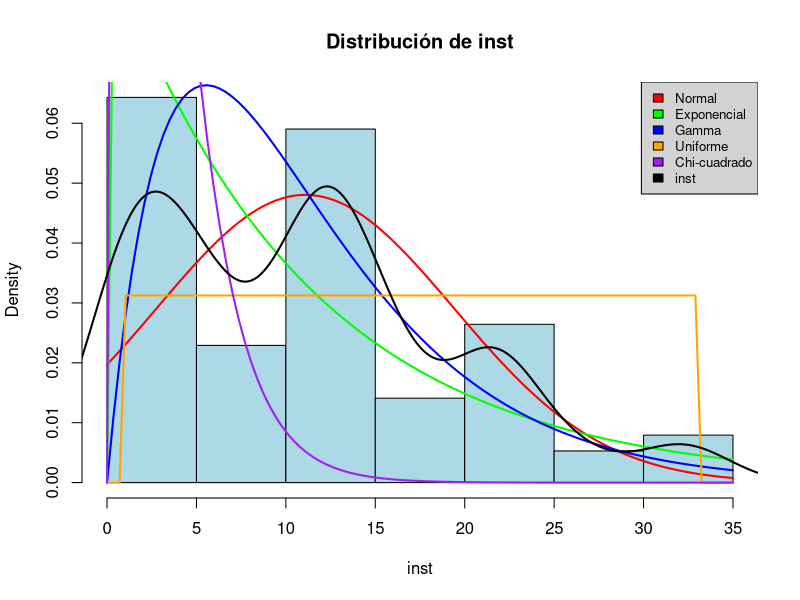
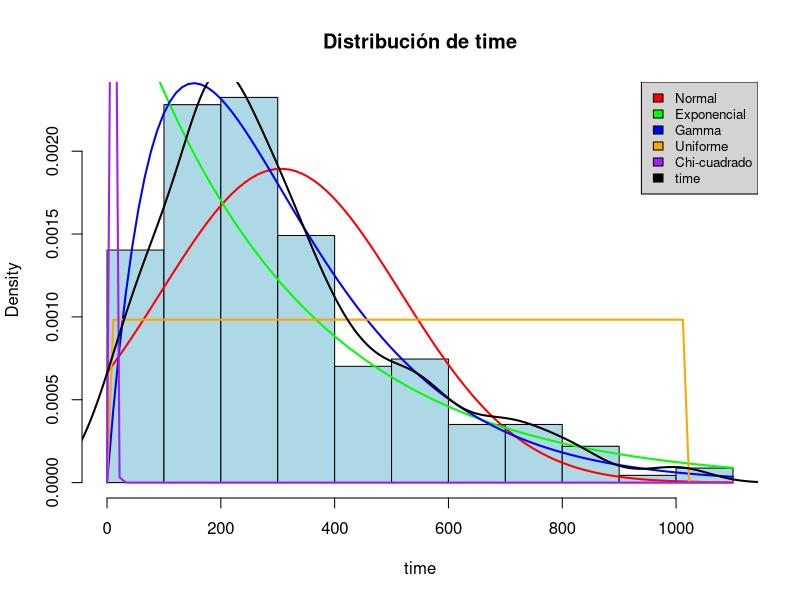
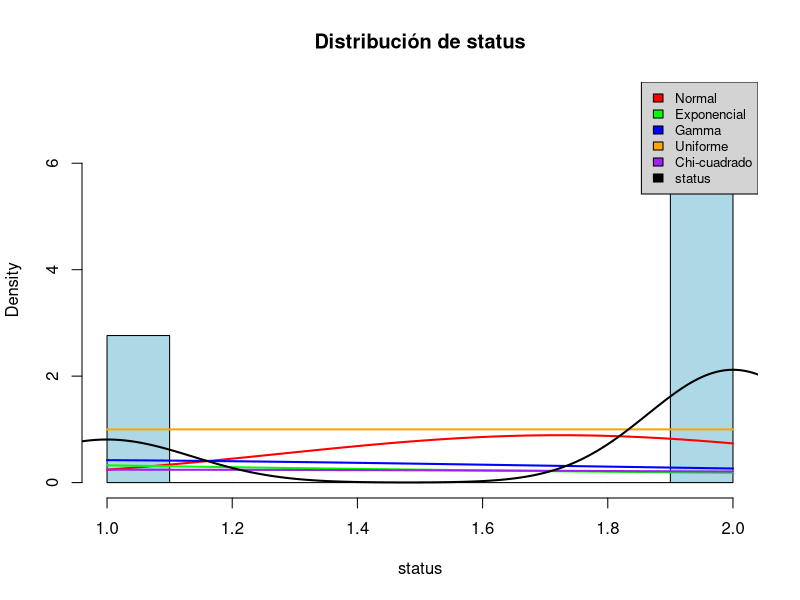
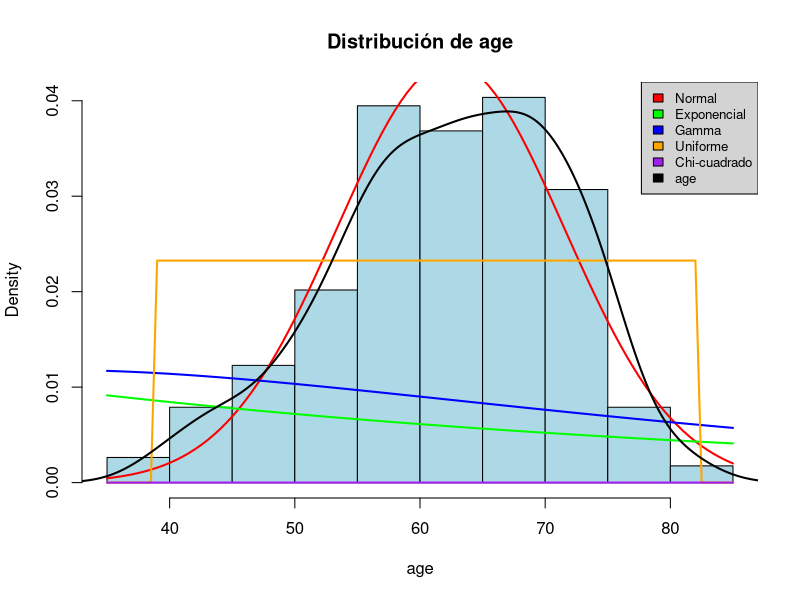
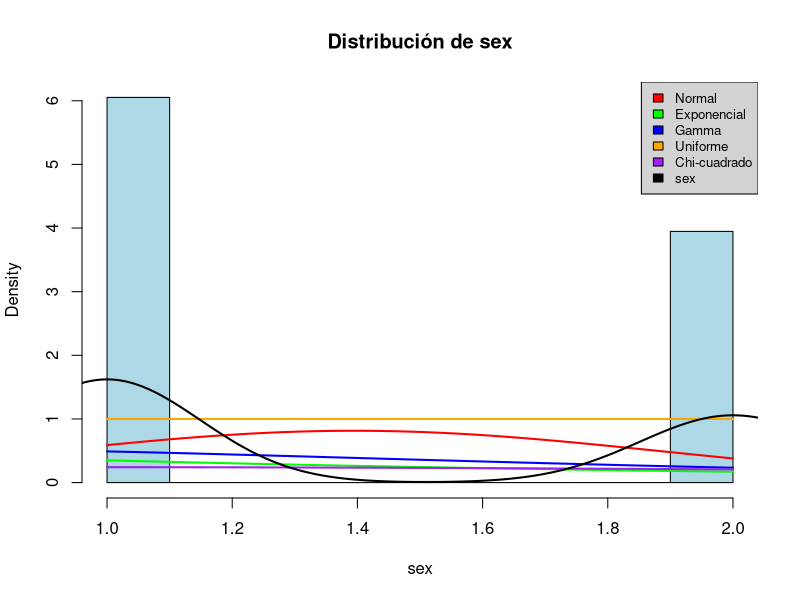
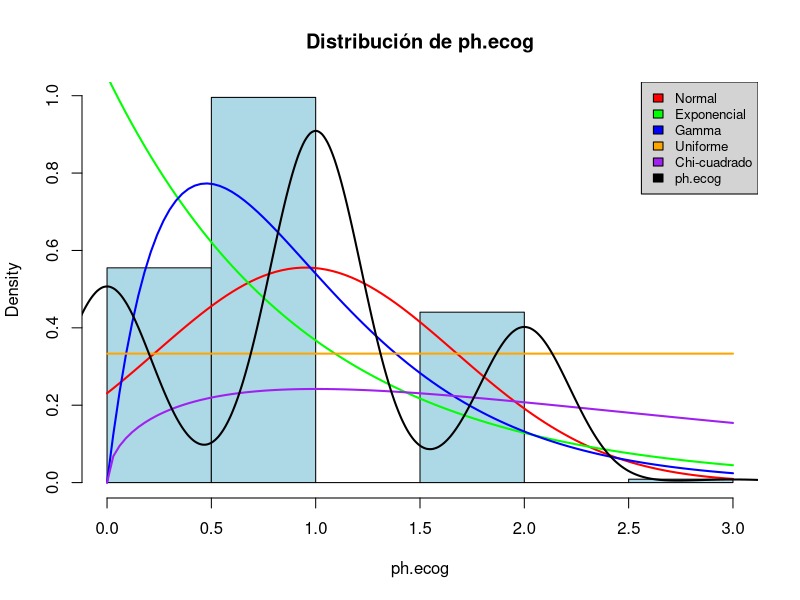
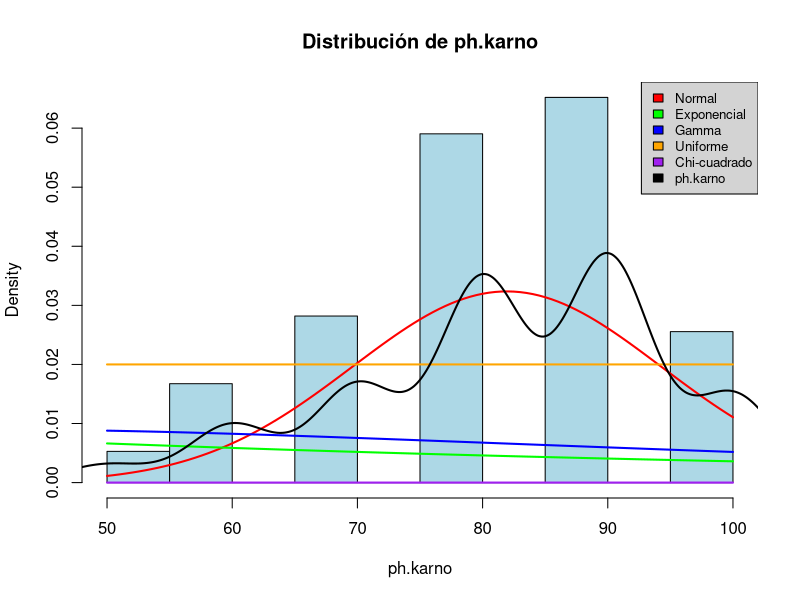
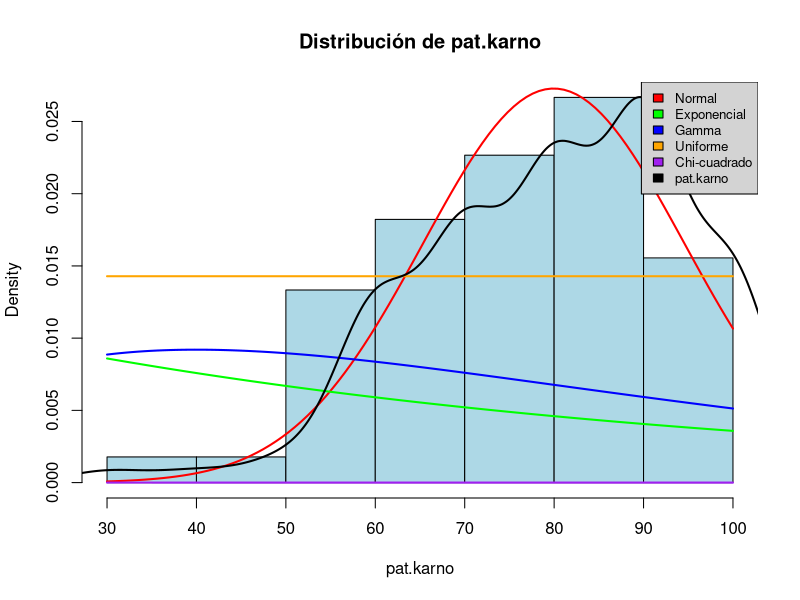

Recreate these plots in R, in order.
# Instalar y cargar la librería NHANES y nortest
#install.packages("NHANES")
#install.packages("nortest")
library(survival)
library(nortest)

# Cargar el dataset
#data("lung")

#write.csv(lung, file = "E:/Proyectos/Lung-E-2025", row.names = FALSE)

# Función para calcular la moda
get_mode <- function(x) {
  ux <- unique(x)
  ux[which.max(tabulate(match(x, ux)))]
}

# Función para graficar la distribución de probabilidad y las distribuciones de variables aleatorias conocidas
plot_distribution <- function(data, var_name) {
  if (is.numeric(data) && length(data) > 1 && !all(is.na(data))) {
    hist(data, freq = FALSE, main = paste("Distribución de", var_name), xlab = var_name, col = "lightblue")
    curve(dnorm(x, mean = mean(data, na.rm = TRUE), sd = sd(data, na.rm = TRUE)), col = "red", lwd = 2, add = TRUE)
    curve(dexp(x, rate = 1/mean(data, na.rm = TRUE)), col = "green", lwd = 2, add = TRUE)
    curve(dgamma(x, shape = 2, rate = 2/mean(data, na.rm = TRUE)), col = "blue", lwd = 2, add = TRUE)
    curve(dunif(x, min = min(data, na.rm = TRUE), max = max(data, na.rm = TRUE)), col = "orange", lwd = 2, add = TRUE)
    curve(dchisq(x, df = 3), col = "purple", lwd = 2, add = TRUE)
    lines(density(data, na.rm = TRUE), col = "black", lwd = 2, add = TRUE)
    
    
    legend("topright", 
           legend = c("Normal", "Exponencial", "Gamma", "Uniforme", "Chi-cuadrado", var_name), 
           fill = c("red", "green", "blue", "orange", "purple", "black"), 
           cex = 0.8, 
           text.col = "black", 
           bg = 'lightgray', 
           box.lwd = 1)
    
    #legend("topright", legend = c("Normal", var_name), fill = c("red", "black"))
  } else {
    warning(paste("La variable", var_name, "no es numérica o contiene datos insuficientes"))
  }
}

# Iterar sobre cada variable del dataset
for (var in names(lung)) {
  data <- lung[[var]]
  
  if (is.numeric(data)) {
    # Test de normalidad Kolmogorov-Smirnov
    test_result <- ad.test(data)
    #cat("Variable:", var, "\n")
    
    # Determinar si cumple con la normalidad
    if (test_result$p.value > 0.01) {
      cat("Cumple con la normalidad (p-value:", test_result$p.value, ")\n")
    } else {
      cat("No cumple con la normalidad (p-value:", test_result$p.value, ")\n")
    }
    
    #Medidas de tendencia central
    #central_measures <- c(mean = mean(data, na.rm = TRUE), mode = get_mode(data), median = median(data, na.rm = TRUE),
    #                      Q1 = quantile(data, 0.25, na.rm = TRUE), Q3 = quantile(data, 0.75, na.rm = TRUE))
    
    #Medidas de variabilidad
    #variability_measures <- c(max = max(data, na.rm = TRUE), min = min(data, na.rm = TRUE), range = max(data, na.rm = TRUE) - min(data, na.rm = TRUE),
    #                         variance = var(data, na.rm = TRUE), sd = sd(data, na.rm = TRUE), cv = sd(data, na.rm = TRUE) / mean(data, na.rm = TRUE))
    
    #Imprimir las medidas
    #cat("Variable:", var, "\n")
    #cat("Medidas de tendencia central:\n")
    #print(central_measures)
    #cat("Medidas de variabilidad:\n")
    #print(variability_measures)
    
    # QQ plot con línea roja
    #qqnorm(data, main = paste("QQ plot de", var))
    #qqline(data, col = "red")
    
    # Gráfico de distribución de probabilidad y distribuciones conocidas
    plot_distribution(data, var)
  } else {
    warning(paste("La variable", var, "no es numérica o contiene datos insuficientes"))
  }
}
